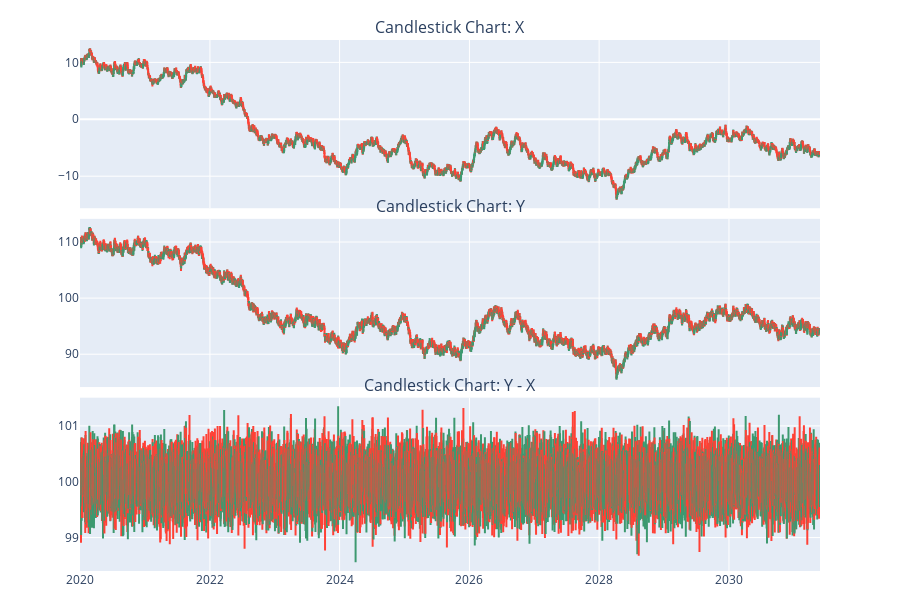

This figure's notebook cell:
### Code cell
fig = make_subplots(
    rows=3, cols=1,
    shared_xaxes=True,
    vertical_spacing=0.02,
    row_heights=[0.33, 0.33, 0.34],
    subplot_titles=["Candlestick Chart: X", "Candlestick Chart: Y", "Candlestick Chart: Y - X"]
)

# Row 1: X candlestick
fig.add_trace(go.Candlestick(
    x=df.index,
    open=x_o,
    high=x_h,
    low=x_l,
    close=x_c,
    name="X"
), row=1, col=1)

# Row 2: Y candlestick
fig.add_trace(go.Candlestick(
    x=df.index,
    open=y_o,
    high=y_h,
    low=y_l,
    close=y_c,
    name="Y"
), row=2, col=1)

# Row 3: Y - X candlestick
fig.add_trace(go.Candlestick(
    x=df.index,
    open=spread_o,
    high=spread_h,
    low=spread_l,
    close=spread_c,
    name="Y - X"
), row=3, col=1)

# Layout adjustments
fig.update_layout(
    height=600,
    xaxis_rangeslider_visible=False,   # Row 1
    xaxis2_rangeslider_visible=False,  # Row 2
    xaxis3_rangeslider_visible=False,  # Row 3
    showlegend=False,
    margin=dict(t=40, b=20)
)

fig.show()

### Figure 1 — Plotly figure (JSON) as saved in the notebook; plotly's stock layout.template omitted (floating-point values rounded to 4 significant figures; data arrays with more than 128 entries replaced by an {"elided": "..."} marker saying what was removed)
{"data": [{"close": {"elided": "4166 float values"}, "high": {"elided": "4166 float values"}, "low": {"elided": "4166 float values"}, "name": "X", "open": {"elided": "4166 float values"}, "type": "candlestick", "x": {"elided": "4166 str values"}, "xaxis": "x", "yaxis": "y"}, {"close": {"elided": "4166 float values"}, "high": {"elided": "4166 float values"}, "low": {"elided": "4166 float values"}, "name": "Y", "open": {"elided": "4166 float values"}, "type": "candlestick", "x": {"elided": "4166 str values"}, "xaxis": "x2", "yaxis": "y2"}, {"close": {"elided": "4166 float values"}, "high": {"elided": "4166 float values"}, "low": {"elided": "4166 float values"}, "name": "Y - X", "open": {"elided": "4166 float values"}, "type": "candlestick", "x": {"elided": "4166 str values"}, "xaxis": "x3", "yaxis": "y3"}], "layout": {"annotations": [{"font": {"size": 16}, "showarrow": false, "text": "Candlestick Chart: X", "x": 0.5, "xanchor": "center", "xref": "paper", "y": 1, "yanchor": "bottom", "yref": "paper"}, {"font": {"size": 16}, "showarrow": false, "text": "Candlestick Chart: Y", "x": 0.5, "xanchor": "center", "xref": "paper", "y": 0.6632, "yanchor": "bottom", "yref": "paper"}, {"font": {"size": 16}, "showarrow": false, "text": "Candlestick Chart: Y - X", "x": 0.5, "xanchor": "center", "xref": "paper", "y": 0.3264, "yanchor": "bottom", "yref": "paper"}], "height": 600, "margin": {"b": 20, "t": 40}, "showlegend": false, "xaxis": {"anchor": "y", "domain": [0, 1], "matches": "x3", "rangeslider": {"visible": false}, "showticklabels": false}, "xaxis2": {"anchor": "y2", "domain": [0, 1], "matches": "x3", "rangeslider": {"visible": false}, "showticklabels": false}, "xaxis3": {"anchor": "y3", "domain": [0, 1], "rangeslider": {"visible": false}}, "yaxis": {"anchor": "x", "domain": [0.6832, 1]}, "yaxis2": {"anchor": "x2", "domain": [0.3464, 0.6632]}, "yaxis3": {"anchor": "x3", "domain": [0, 0.3264]}}}
